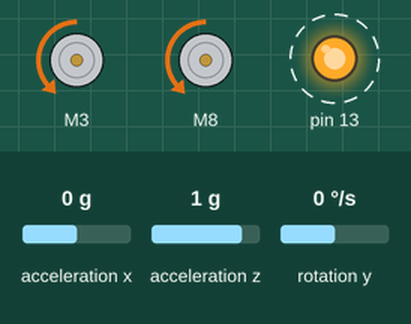
The sketch below on a simulated Arduino Uno, built with avr-gcc and run on an emulated ATmega328P. Parts: 2 × DC motor (green arrow = forward, orange = backward, longer = faster), output pins drawn as LEDs (lit = HIGH). Dashed ring = blinking. The test bench sets the inputs (shaded band); at power-on: acceleration x 0 g, acceleration z 1 g, rotation y 0 °/s.

Above: at 1.2 s.
1.3 s: acceleration x set to -1.4 g
4.3 s: acceleration x set to -0.2 g
7.1 s: acceleration x set to 0 g
At 7.81 s:
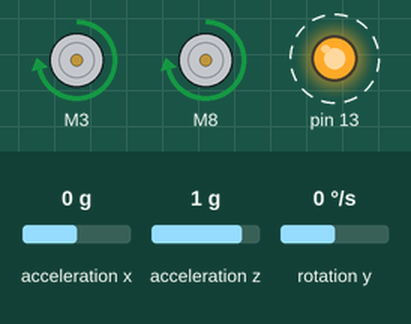
At 9.03 s:
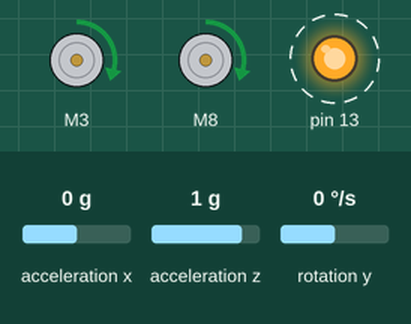
10.1 s: acceleration z set to 0.1 g
13.1 s: acceleration z set to -0.2 g
At 15.7 s:
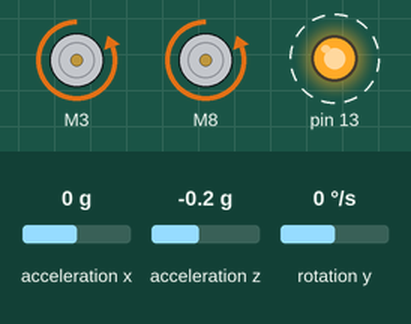
16.1 s: acceleration z set to 0 g
At 19.43 s:
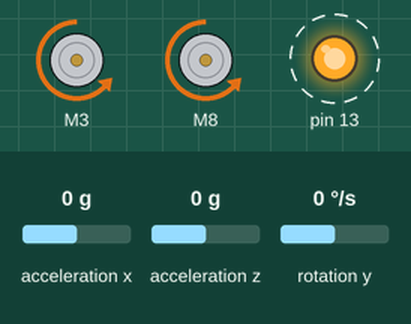
Timing chart, 0 to 21.9 s (numbered marks = the images above; inputs shaded):
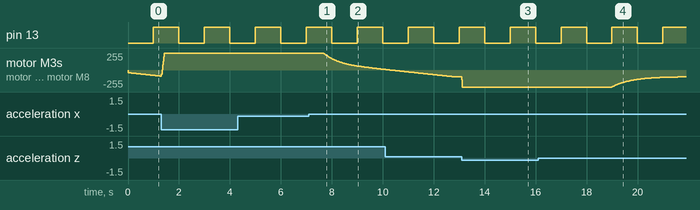

The sketch:

main.ino
```cpp
#include "Wire.h"
#include "I2Cdev.h"
#include "MPU6050.h"
#include "math.h"
#include <SparkFun_TB6612.h>

//SparkFun_TB6612 motor driver
#define AIN1 3
#define AIN2 4
#define PWMA 5
#define BIN1 8
#define BIN2 7
#define PWMB 6
#define STBY 9
const int offsetA = 1;
const int offsetB = 1;
Motor motor1 = Motor(AIN1, AIN2, PWMA, offsetA, STBY);
Motor motor2 = Motor(BIN1, BIN2, PWMB, offsetB, STBY);

//PID control coefficient
#define Kp  40
#define Kd  0.005
#define Ki  40
#define sampleTime  0.005//0.005
#define targetAngle 1.0//1.5

//MPU6050 IMU
MPU6050 mpu;
int16_t accX, accZ, gyroY;
volatile int motorPower, gyroRate;
volatile float accAngle, gyroAngle, currentAngle, prevAngle=0, error, prevError=0, errorSum=0;
volatile byte count=0;

void init_PID() {
  // initialize Timer1
  cli();          // disable global interrupts
  TCCR1A = 0;     // set entire TCCR1A register to 0
  TCCR1B = 0;     // same for TCCR1B
  // set compare match register to set sample time 5ms
  OCR1A = 9999;
  // turn on CTC mode
  TCCR1B |= (1 << WGM12);
  // Set CS11 bit for prescaling by 8
  TCCR1B |= (1 << CS11);
  // enable timer compare interrupt
  TIMSK1 |= (1 << OCIE1A);
  sei();          // enable global interrupts
}

void setup() {
  // set the status LED to output mode
  pinMode(13, OUTPUT);
  // initialize the MPU6050 and set offset values
  mpu.initialize();
  mpu.setYAccelOffset(1593);
  mpu.setZAccelOffset(963);
  mpu.setXGyroOffset(40);
  // initialize PID sampling loop
  init_PID();
}

void loop() {
  // read acceleration and gyroscope values
  accX = mpu.getAccelerationX();
  accZ = mpu.getAccelerationZ();
  gyroY = mpu.getRotationY();
  // set motor power after constraining it
  motorPower = constrain(motorPower, -255, 255);
  forward(motor1, motor2, motorPower);
}

// The ISR will be called every 5 milliseconds
ISR(TIMER1_COMPA_vect)
{
  // calculate the angle of inclination
  accAngle = -atan2(accX, accZ)*RAD_TO_DEG;
  gyroRate = map(gyroY, -32768, 32767, -250, 250);
  gyroAngle = (float)gyroRate*sampleTime;
  currentAngle = 0.9934*(prevAngle + gyroAngle) + 0.0066*(accAngle);

  error = currentAngle - targetAngle;
  errorSum = errorSum + error;
  errorSum = constrain(errorSum, -300, 300);
  //calculate output from P, I and D values
  motorPower = Kp*(error) + Ki*(errorSum)*sampleTime - Kd*(currentAngle-prevAngle)/sampleTime;
  prevAngle = currentAngle;
  // toggle the led on pin13 every second
  count++;
  if(count == 200)  {
    count = 0;
    digitalWrite(13, !digitalRead(13));
  }
}
```

Measured:
- the behaviour switches between 0 and -0.1 g on acceleration z (found by bisection; images 2 and 3)
- after the input at 7.1 s, motor M3, motor M8: moves from forward 255/255 to forward 8/255 over 2.4 s, starting after 0.57 s
- after the input at 13.1 s, motor M3, motor M8: backward 99/255 → backward 255/255 at once
- after the input at 16.1 s, motor M3, motor M8: moves from backward 255/255 to backward 103/255 over 2.8 s, starting after 2.9 s
- by itself, pin 13: alternates HIGH for 1.0 s and LOW for 1.0 s
